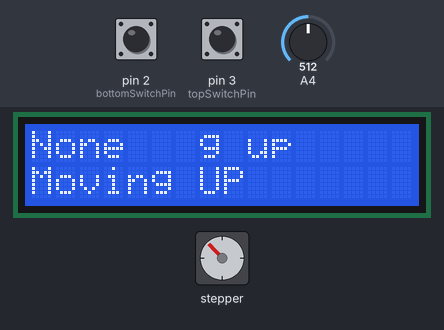
Bench run of a sketch on a simulated Arduino Uno, built with avr-gcc and run on an emulated ATmega328P. Parts: 16×2 character LCD, stepper motor. Inputs (shaded band) come from the test bench; at power-on: pin 3 (topSwitchPin) LOW, pin 2 (bottomSwitchPin) LOW, A4 = 512. Stepper angles assume 200 steps per turn; what the sketch prints to the serial monitor is not drawn.

Above: at 1.4 s.
1.5 s: pin 3 (topSwitchPin) pulled HIGH for 1 s
At 3.1 s:
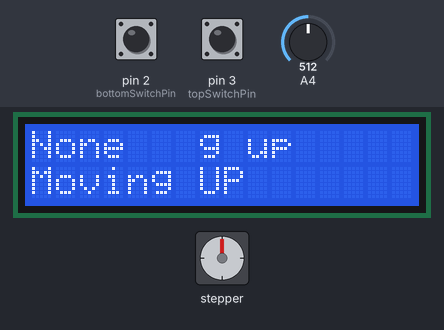
At 3.68 s:
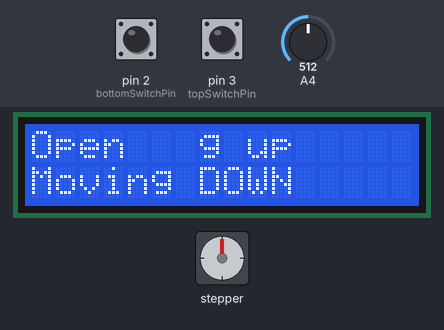
5.0 s: pin 2 (bottomSwitchPin) pulled HIGH for 1 s
At 7.6 s:
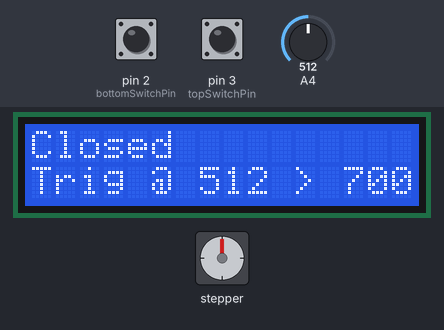
Timing chart, 0 to 9.1 s (numbered marks = the images above; inputs shaded):
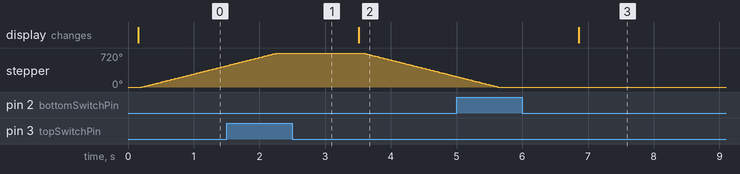

Measured:
- after the input at 1.5 s, the display: changes after 2.0 s (image 2)
- after the input at 5.0 s, stepper: goes on until 5.6 s, then stays 0°; the display: changes after 1.9 s (image 3)

The sketch:

ChickenCoopOMatic.ino
```cpp
#include <LiquidCrystal.h>
#include <Adafruit_MotorShield.h>
#include "doormanager.h"
#include "lightsensor.h"
#include "latchingswitch.h"

//pins
const int topSwitchPin = 3;
const int bottomSwitchPin = 2;

const int lightPin = 4;

const int stepsPerRotation = 200; //5373;
const int openLevel = 700;
const int closeLevel = 550;

Adafruit_MotorShield afms = Adafruit_MotorShield();
Adafruit_StepperMotor* motor = afms.getStepper(stepsPerRotation, 2);

LiquidCrystal lcd(8, 9, 4, 5, 6, 7);           // select the pins used on the LCD panel

LatchingSwitch* topSwitch;
LatchingSwitch* bottomSwitch;
LightSensor* sensor;
Display* display;

DoorManager* door;

void setup() {
  Serial.begin(9600);
  pinMode(topSwitchPin, INPUT);

  lcd.begin(16, 2);               // start the library

  display = new Display(&lcd);

  display->printStatus("Starting up", "Chook-O-Matic", false);

  afms.begin();  // create with the default frequency 1.6KHz
  motor->setSpeed(60);  // 10 rpm

  topSwitch = new LatchingSwitch(topSwitchPin, "Top");
  bottomSwitch = new LatchingSwitch(bottomSwitchPin, "Bottom");
  sensor = new LightSensor(lightPin);

  topSwitch->reset();
  bottomSwitch->reset();

  door = new DoorManager(topSwitch, bottomSwitch, sensor, display, motor);

  door->setLightLevel(UP, openLevel);
  door->setLightLevel(DOWN, closeLevel);

  door->start();
  Serial.println("Setup complete");
}

void loop() {
  door->work();
}
```

display.h
```cpp
#ifndef DISPLAY_H
#define DISPLAY_H

enum LcdButton {
  ButtonUp,
  ButtonDown,
  ButtonLeft,
  ButtonRight,
  ButtonSelect,
  ButtonNone
};

const int statusX = 0;
const int statusY = 1;
const int progressX = 23;
const int progressY = 1;
const int progressCharCount = 4;
const char progressChars[progressCharCount] = {'-', '/', '|', '\\'}; // double \ is for escaping
const int buttonPin = 0;

class Display {
  private:
    int currentPos = 0;
    unsigned long ticks = 0;
    String emptyLine = String("            ");

    LiquidCrystal* _lcd;
  public:
    Display(LiquidCrystal* lcd) {
      _lcd = lcd;
    }

   LcdButton buttonDown() {
      int buttonValue = analogRead(buttonPin);

      if (buttonValue < 50)   return ButtonRight;
      if (buttonValue < 250)  return ButtonUp;
      if (buttonValue < 450)  return ButtonDown;
      if (buttonValue < 650)  return ButtonLeft;
      if (buttonValue < 850)  return ButtonSelect;

      return ButtonNone;
   }

    void printLine(int line, String string) {
      _lcd->setCursor(0, line);
      _lcd->print(string);
      _lcd->print(emptyLine.substring(0, string.length() - 1));
    }

    void printStatus(String position, String status, bool inProgress) {
      printLine(0, position);
      printLine(1, status);
      progressSpinner(inProgress);
    }

    void progressSpinner(bool spin) {
      if (spin) {
        unsigned long newTicks = millis();
        if (newTicks - ticks > 1000) {
          _lcd->setCursor(progressX, progressY);
          _lcd->print(progressChars[currentPos]);
          currentPos++;
          if (currentPos > progressCharCount - 1) {
            currentPos = 0;
          }
          ticks = newTicks;
        }
      }
      else {
        _lcd->setCursor(progressX, progressY);
        _lcd->print(" ");
      }
    }

    void debug(int topSwitch, int botSwitch, int lightLevel) {
      _lcd->setCursor(0,0);
      _lcd->print(String(topSwitch, DEC));
      _lcd->setCursor(4, 0);
      _lcd->print(String(botSwitch, DEC));
    }
};


#endif
```

doormanager.h
```cpp
#ifndef DOORMANAGER_H
#define DOORMANAGER_H

#include <Adafruit_MotorShield.h>
#include "lightsensor.h"
#include "latchingswitch.h"
#include "display.h"
#include "utils.h"

enum State { None, Open, Closing, Closed, Opening, RunOnOpen, RunOnClosed, Invalid };

enum CompOperator {
  GreaterThan = 0,
  LessThan = 1,
  Count = 2
};

const char CompOperatorSymbols[CompOperator::Count] = {'>', '<'};
const int RUNON_TIME = 500;

String doorStateToString(State doorState) {
  switch(doorState) {
    case None:
      return "None";
      break;
    case Closed:
      return "Closed";
      break;
    case Open:
      return "Open";
      break;
    case Closing:
      return "Closing";
      break;
    case Opening:
      return "Opening";
      break;
    case RunOnOpen:
      return "Running on";
      break;
    case RunOnClosed:
      return "Running on";
      break;
    default:
      return "Invalid";
      break;
  }
}

class DoorManager;

class DoorState {
  protected:
    DoorManager* _doorManager;
    State _state;
  public:
    DoorState(State thisState, DoorManager *doorManager) {
      _state = thisState;
      _doorManager = doorManager;
    }
    virtual ~DoorState() {};
    virtual State work() = 0;
    String getName() {
      return doorStateToString(_state);
    }
};

class DoorManager {
  private:
    LatchingSwitch* _topSwitch;
    LatchingSwitch* _bottomSwitch;
    Adafruit_StepperMotor* _motor;
    DoorState* _state;
    LightSensor* _lightSensor;
    Display* _display;
    int _openLightLevel;
    int _closeLightLevel;
    String _lastStatus;

    void println(String displayString) {
      if (_lastStatus != displayString) {
        Serial.println(displayString);
        _lastStatus = displayString;
      }
    }

  public:
    DoorManager(
        LatchingSwitch* topSwitch,
        LatchingSwitch* bottomSwitch,
        LightSensor* lightSensor,
        Display* display,
        Adafruit_StepperMotor* motor) {
      Serial.println("DoorManager in it");
      _bottomSwitch = bottomSwitch;
      _topSwitch = topSwitch;
      _lightSensor = lightSensor;
      _motor = motor;
      _display = display;
    }

    DoorState* createState(State newState);

    void start() {
      _state = createState(Opening);
    }

    void setState(DoorState* state) {
      delete _state;
      _state = state;
      _topSwitch->reset();
      _bottomSwitch->reset();
    }

    DoorState* getState() {
      return _state;
    }

    void move(int direction) {
      _motor->step(MOVE_STEPS, direction, STEP_TYPE);
    }

    void release() {
      _motor->release();
    }

    void setLightLevel(int direction, int level) {
      switch (direction) {
        case UP:
          _openLightLevel = level;
          break;
        case DOWN:
          _closeLightLevel = level;
          break;
      }
    }

    int getLightLevel(int direction) {
      switch (direction) {
        case UP:
          return _openLightLevel;
          break;
        case DOWN:
          return _closeLightLevel;
          break;
      }
    }

    void displayStatus(String status) {
      _display->printStatus(_state->getName(), status, false);
      println(status);
    }

    void displayProgress(String progress){
      _display->printStatus(_state->getName(), progress, true);
      println(progress);
    }

    void work() {
      State newState = _state->work();
      if (newState != None) {
        Serial.println("Switching states - " + String(freeRam(), DEC) + " bytes free");
        DoorState* oldState = _state;
        _state = createState(newState);
        Serial.println("Freeing old state");
        delete oldState;
      }
    }
};

class NullState : public DoorState {
  public:
    NullState(State thisState, DoorManager* doorManager) :
    DoorState(thisState, doorManager) {
      doorManager->displayStatus("Null state, program frozen");
    }
    State work(){
      return None;
    }
};

class StaticState : public DoorState {
  private:
    unsigned long _lastTime;
    unsigned long _changeDelay;
    LightSensor* _sensor;
    int _trigLightLevel;
    int _newDoorDirection;
    CompOperator _op;
  public:
    StaticState(
        State thisState,
        LightSensor* sensor,
        CompOperator op,
        int lightLevel,
        int newDoorDirection,
        unsigned long changeDelay,
        DoorManager* doorManager) :
      DoorState(thisState, doorManager)
    {
      _sensor = sensor;
      _trigLightLevel = lightLevel;
      _lastTime = millis();
      _newDoorDirection = newDoorDirection;
      _changeDelay = changeDelay;
      _op = op;
      _doorManager->release();
      Serial.println("Door direction: " + directionToString(_newDoorDirection) + " Operator: " + String(_op, DEC) + " or " + CompOperatorSymbols[_op]);
    }
    void printState(int level);
    virtual State work();
};

/*
class StaticState : public DoorState {
  private:
    unsigned long _lastTime;
    unsigned long _changeDelay;
    LightSensor* _sensor;
    int _trigLightLevel;
    int _newDoorDirection;
  public:
    StaticState(LightSensor* sensor, int lightLevel, int newDoorDirection, unsigned long changeDelay, DoorManager* doorManager) :
      DoorState(doorManager) {
      _sensor = sensor;
      _trigLightLevel = lightLevel;
      _lastTime = millis();
      _newDoorDirection = newDoorDirection;
    }

    virtual State work();
};*/

class MovingState : public DoorState {
  private:
    LatchingSwitch* _toSwitch;
    int _direction;
  public:
    MovingState(
      State thisState,
      LatchingSwitch* toSwitch,
      int direction,
      DoorManager* doorManager
    ) : DoorState(thisState, doorManager) {
      _toSwitch = toSwitch;
      _direction = direction;
      doorManager->displayStatus("Moving " + directionToString(direction));
      _toSwitch->reset(LOW);
    }

    virtual State work();
};

class RunOnState : public DoorState {
  private:
    unsigned long _endTime;
    int _direction;
    State _nextState;
  public:
    RunOnState(
      State thisState,
      State nextState,
      int direction,
      unsigned long time,
      DoorManager* doorManager
    ) : DoorState (thisState, doorManager) {
      _endTime = millis() + time;
      _direction = direction;
      _nextState = nextState;
    }

    virtual State work() {
      if ((int)millis() - _endTime >= 0) {
        return _nextState;
      }
      else {
        _doorManager->move(_direction);
      }
      return None;
    }
};

State MovingState::work() {
  if (_toSwitch->state() != HIGH) {
    _doorManager->move(_direction);
  }
  else {
    Serial.println("Have arrived!");
    State nextState; //= State::Open;
    Serial.println("Direction: " + String(_direction, DEC) + " or " + directionToString(_direction));
    Serial.println("DOWN == " + String(DOWN, DEC) + " UP == " + String(UP, DEC));
    switch (_direction) {
      case DOWN:
        nextState = State::RunOnClosed;
        break;
      case UP:
        nextState = State::RunOnOpen;
        break;
      default:
        nextState = State::None;
    }
    Serial.println("Returning new state: " + doorStateToString(nextState));
    return nextState;
  }
  return None;
}


void StaticState::printState(int level) {
  _doorManager->displayStatus("Trig @ " + String(level, DEC) + " "  + CompOperatorSymbols[_op] + " " + String(_trigLightLevel, DEC));
}

State StaticState::work() {
  unsigned long newTime = millis();
  if (newTime - _lastTime >= _changeDelay) {
    int level = _sensor->read();
    _lastTime = newTime;
    printState(level);
    switch (_op) {
      //case DOWN: //proper
      case LessThan:
        if (level < _trigLightLevel) {
          return Closing;
        }
        break;
      //case UP: //proper
      case GreaterThan:
        if (level > _trigLightLevel) {
          return Opening;
        }
        break;
    }
  }
  return None;
}

DoorState* DoorManager::createState(State newState) {
  switch (newState) {
    case Opening:
      println("Switch to opening");
      return new MovingState(newState, _topSwitch, UP, this);
      break;
    case Closing:
      println("Switch to closing");
      return new MovingState(newState, _bottomSwitch, DOWN, this);
      break;
    case Closed:
      println("Switch to closed");
      return new StaticState(newState, _lightSensor, GreaterThan, _openLightLevel, UP, 1000, this);
      break;
    case Open:
      println("Switch to open");
      return new StaticState(newState, _lightSensor, LessThan, _closeLightLevel, DOWN, 1000, this);
      break;
    case RunOnOpen:
      println("Running on");
      return new RunOnState(newState, State::Open, DOWN, RUNON_TIME, this);
      break;
    case RunOnClosed:
      println("Running on");
      return new RunOnState(newState, State::Closed, DOWN, RUNON_TIME, this);
      break;
    default:
      println("Switch to Null");
      return new NullState(newState, this);
      break;
  }
}

#endif
```

latchingswitch.h
```cpp
#ifndef LATCHINGSWITCH_H
#define LATCHINGSWITCH_H

#include "utils.h"

const int DEBOUNCE_TIME = 500;

class LatchingSwitch {
  private:
    boolean _latched;
    int _pin;
    int _state;
    int _lastRead;
    int _lastTime;
    int _deboundMS;
    String _name;
  public:
    LatchingSwitch(int pin, String switchName) {
      _latched = false;
      _pin = pin;
      _name = switchName;
      reset();
    }

    void reset() {
      reset(digitalRead(_pin));
    }

    void reset(int state) {
      _latched = false;
      _state = state;
      _lastRead = -1;
      Serial.println("Switch " + _name + " reset to " + stateToString(_state));
    }

    int state() {
      /*if (!_latched) {
        int newState = digitalRead(_pin);
        if (newState != _state) {
          _latched = true;
          Serial.println(_name + " latched " + stateToString(newState));
        }
        _state = newState;
      }*/

      if (!_latched) {
        int now = millis();
        int newState = digitalRead(_pin);
        if (newState != _state) {
          if (newState == _lastRead) {
            if ((int)now - _lastTime >= 0) {
              if (newState != _state) {
                _latched = true;
                Serial.println("Switch " + _name + " has gone from " + stateToString(_state) + " to " + stateToString(newState));
                Serial.println(_name + " latched " + stateToString(newState));
              }
              _state = newState;
            }
            else {
              Serial.println("DEBOUNCE! Time: " + String(now - _lastRead));
            }
          }
          else {
            _lastTime = now + DEBOUNCE_TIME;
            _lastRead = newState;
          }
        }
      }
      return _state;
    }
};

#endif
```

lightsensor.h
```cpp
#ifndef LIGHTSENSOR_H
#define LIGHTSENSOR_H

#include "sensorbuffer.h"

class LightSensor {
  private:
    SensorBuffer<20> _buffer;
    int _pin;
  public:
    LightSensor (int analogPin) {
      _pin = analogPin;
    }

    int read() {
      int value = analogRead(_pin);
      _buffer.add(value);
      int result = _buffer.average();
      Serial.println("Sensor " + String(value, DEC) + " average " + String(result, DEC));
      return result;
    }

    void reset() {
      _buffer.reset();
    }
};

#endif
```

sensorbuffer.h
```cpp
#ifndef SENSORBUFFER_H
#define SENSORBUFFER_H

template <int N>
class SensorBuffer {
  private:
    int _buffer[N];
    int _currentIndex = 0;
    long _sum = 0;
    int _samples = 0;

  public:
    SensorBuffer() {
      reset();
    }

    void add(int value) {
      if (value < 0) {
        value = 0;
      }
      if (_samples < N) {
        //Serial.println("Buffer filling. Samples: " + String(_samples, DEC) + " Max: " + String(N, DEC));
        _buffer[_samples++] = value;
        _currentIndex = _samples;
        _sum += value;
      }
      else {
        _currentIndex = _currentIndex % N;
        int& oldest = _buffer[_currentIndex];
        _sum += value - oldest;
        //Serial.println("Buffer full, index: " + String(_currentIndex, DEC) + " oldest:" + String(oldest, DEC) + " _sum: " + String(_sum, DEC));
        _currentIndex++;
        //Serial.println("Next index: " + String(_currentIndex, DEC));
        oldest = value;
      }
    }

    int average() {
      return _sum / _samples;
    }

    void reset() {
      _currentIndex = 0;
      _sum = 0;
      _samples = 0;
    }
};

#endif
```

utils.h
```cpp
#ifndef UTILS_H
#define UTILS_H

const int UP = FORWARD;
const int DOWN = BACKWARD;
const int MOVE_STEPS = 100;
const int STEP_TYPE = SINGLE; //DOUBLE, SINGLE, INTERLEAVE, MICROSTEP

int freeRam () {
  extern int __heap_start, *__brkval;
  int v;
  return (int) &v - (__brkval == 0 ? (int) &__heap_start : (int) __brkval);
}

String stateToString (int state) {
  if (state == HIGH) {
    return "HIGH";
  }
  else {
    return "LOW";
  }
}

String directionToString (int direction) {
  if (direction == UP) {
    return "UP";
  }
  else if (direction == DOWN) {
    return "DOWN";
  } else {
    return "NONE";
  }

}

String directionToSymbol (int direction) {
  if (direction == UP) {
    return ">";
  }
  else if (direction == DOWN ) {
    return "<";
  } else {
    return "-";
  }
}


#endif
```
